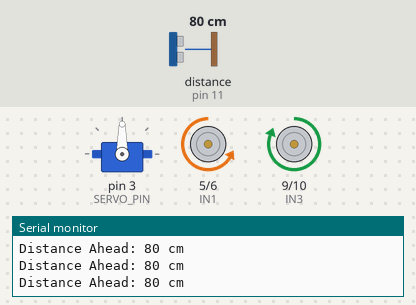
Recording of a program running on a simulated Arduino Uno, built with avr-gcc and run on an emulated ATmega328P. Shown: servo, motor-driver pin pairs drawn as motors (green arrow = first pin HIGH = forward, orange = second pin HIGH = backward, longer = more drive), the last lines printed to the serial monitor. Wiring (inferred from the names in the program): ultrasonic range finder: trigger pin 12; echo pin 11. The inputs (shaded band) are chosen by the test bench; at power-on: distance to the obstacle (sensor on pin 11) 80 cm. The echo pulse lasts 58.3 µs per cm.

Above: at 1.7 s.
1.8 s: distance to the obstacle (sensor on pin 11) set to 29 cm
4.8 s: distance to the obstacle (sensor on pin 11) set to 24 cm
At 5.24 s:
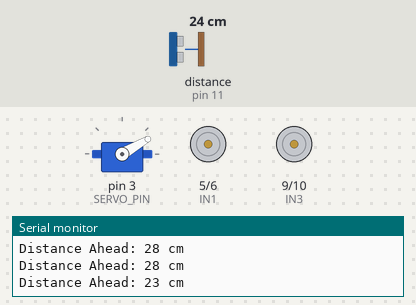
At 5.64 s:
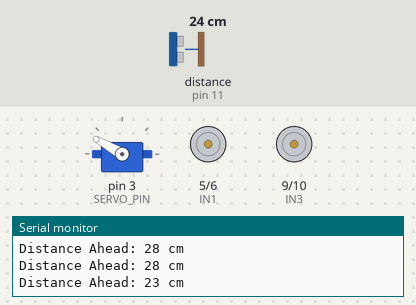
7.8 s: distance to the obstacle (sensor on pin 11) set to 18 cm
At 7.85 s:
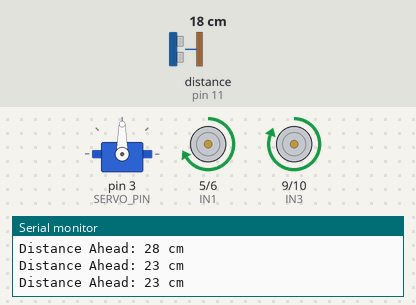
10.8 s: distance to the obstacle (sensor on pin 11) set to 14 cm
Timing chart, 0 to 14.8 s (numbered marks = the images above; inputs shaded):
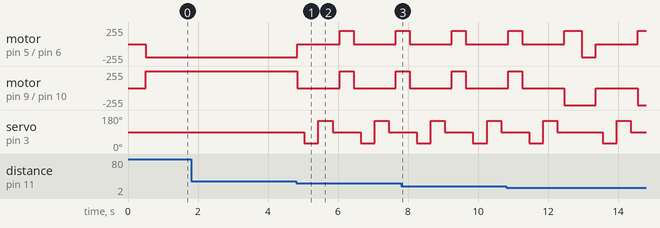

Measured:
- the behaviour switches between 27 and 26 cm on distance to the obstacle (sensor on pin 11) (found by bisection; images 0 and 1)
- after the input at 4.8 s, motor on pin 5 (IN1) / pin 6 (IN2): alternates forward 200/255 for 0.40 s and stopped for 1.2 s, starting at once; motor on pin 9 (IN3) / pin 10 (IN4): alternates forward 255/255 for 0.40 s and stopped for 1.2 s, starting at once

The program:

main.cpp
```cpp
#if __has_include(<Servo.h>)
  #include <Servo.h>
#else
  #include <Arduino.h>

  class Servo {
  public:
    void attach(int) {}
    void write(int) {}
    int read() { return 90; }
    bool attached() { return true; }
    void detach() {}
  };
#endif

// --- Pin Definitions ---
const int SERVO_PIN = 3;
const int TRIG_PIN  = 12;
const int ECHO_PIN  = 11;

// Motor Control Pins (L298N)
const int IN1 = 5;  // Left Motor
const int IN2 = 6;  // Left Motor
const int IN3 = 9;  // Right Motor
const int IN4 = 10; // Right Motor

// --- SPEED CALIBRATION ---
// Left is set to 200, Right is 255 to overcome internal friction.
// Adjust these if the car drifts to one side.
int leftSpeed = 200;
int rightSpeed = 255;

Servo scanServo;

void setup() {
  // Start the Serial Monitor to see sensor readings (Baud rate: 9600)
  Serial.begin(9600);

  pinMode(IN1, OUTPUT);
  pinMode(IN2, OUTPUT);
  pinMode(IN3, OUTPUT);
  pinMode(IN4, OUTPUT);

  pinMode(TRIG_PIN, OUTPUT);
  pinMode(ECHO_PIN, INPUT);

  scanServo.attach(SERVO_PIN);
  scanServo.write(90); // Set servo to center position
  delay(500);
}

long getDistance() {
  digitalWrite(TRIG_PIN, LOW);
  delayMicroseconds(2);
  digitalWrite(TRIG_PIN, HIGH);
  delayMicroseconds(10);
  digitalWrite(TRIG_PIN, LOW);

  // 30ms timeout to prevent code freezing if an echo is missed
  long duration = pulseIn(ECHO_PIN, HIGH, 30000);
  if (duration == 0) return 400; // Assume path is clear if no echo

  return duration * 0.0343 / 2;
}

// --- MOVEMENT LOGIC (Adjusted for corrected wiring orientation) ---

void moveForward() {
  // Left Motor Forward
  digitalWrite(IN1, LOW);
  analogWrite(IN2, leftSpeed);

  // Right Motor Forward
  analogWrite(IN3, rightSpeed);
  digitalWrite(IN4, LOW);
}

void moveBackward() {
  // Left Motor Reverse
  analogWrite(IN1, leftSpeed);
  digitalWrite(IN2, LOW);

  // Right Motor Reverse
  digitalWrite(IN3, LOW);
  analogWrite(IN4, rightSpeed);
}

void stopMotors() {
  digitalWrite(IN1, LOW);
  digitalWrite(IN2, LOW);
  digitalWrite(IN3, LOW);
  digitalWrite(IN4, LOW);
}

void turnRight() {
  // Left goes forward, Right goes backward
  digitalWrite(IN1, LOW);
  analogWrite(IN2, leftSpeed);

  digitalWrite(IN3, LOW);
  analogWrite(IN4, rightSpeed);
}

void turnLeft() {
  // Left goes backward, Right goes forward
  analogWrite(IN1, leftSpeed);
  digitalWrite(IN2, LOW);

  analogWrite(IN3, rightSpeed);
  digitalWrite(IN4, LOW);
}

// --- MAIN LOOP ---

void loop() {
  long distance = getDistance();

  // Print the distance to the screen for debugging
  Serial.print("Distance Ahead: ");
  Serial.print(distance);
  Serial.println(" cm");

  // Navigation Logic
  if (distance > 25) {
    // Clear path ahead
    moveForward();
  } else {
    // Obstacle detected (less than 25cm)
    stopMotors();
    delay(200);

    // Look Right
    scanServo.write(30);
    delay(400);
    long rightDist = getDistance();

    // Look Left
    scanServo.write(150);
    delay(400);
    long leftDist = getDistance();

    // Return to Center
    scanServo.write(90);
    delay(200);

    // Decide direction based on which side has more space
    if (rightDist > 15 || leftDist > 15) {
      if (rightDist > leftDist) {
        turnRight();
        delay(400); // Tweak this delay to make the turn sharper or wider
      } else {
        turnLeft();
        delay(400);
      }
    } else {
      // Trapped in a tight corner, back up then turn
      moveBackward();
      delay(500);
      turnRight();
      delay(400);
    }
  }
}
```
